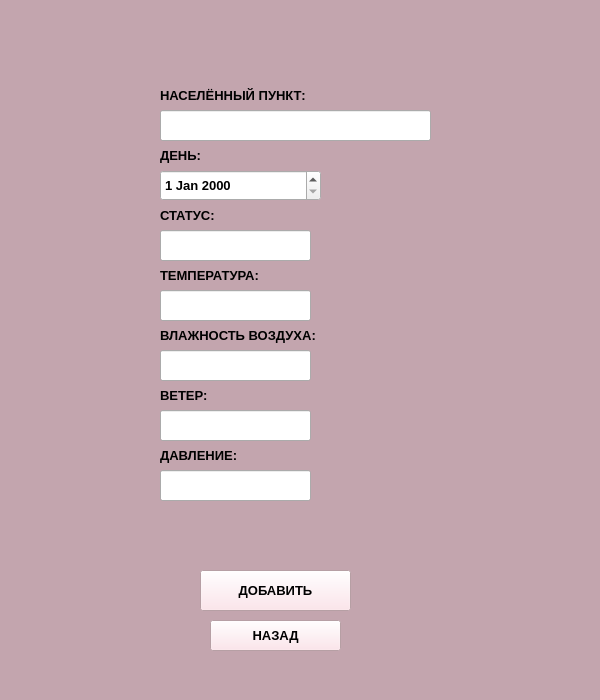
<?xml version="1.0" encoding="UTF-8"?>
<ui version="4.0">
 <class>MainWindow</class>
 <widget class="QMainWindow" name="MainWindow">
  <property name="geometry">
   <rect>
    <x>0</x>
    <y>0</y>
    <width>600</width>
    <height>700</height>
   </rect>
  </property>
  <property name="windowTitle">
   <string>Add</string>
  </property>
  <widget class="QWidget" name="centralwidget">
   <widget class="QLabel" name="label">
    <property name="geometry">
     <rect>
      <x>0</x>
      <y>0</y>
      <width>600</width>
      <height>700</height>
     </rect>
    </property>
    <property name="font">
     <font>
      <pointsize>10</pointsize>
      <weight>75</weight>
      <bold>true</bold>
     </font>
    </property>
    <property name="styleSheet">
     <string notr="true">background-color: rgb(195, 165, 174);</string>
    </property>
    <property name="text">
     <string/>
    </property>
   </widget>
   <widget class="QLineEdit" name="lineEdit">
    <property name="geometry">
     <rect>
      <x>160</x>
      <y>110</y>
      <width>271</width>
      <height>31</height>
     </rect>
    </property>
    <property name="cursor">
     <cursorShape>IBeamCursor</cursorShape>
    </property>
    <property name="text">
     <string/>
    </property>
   </widget>
   <widget class="QLabel" name="label_2">
    <property name="geometry">
     <rect>
      <x>160</x>
      <y>80</y>
      <width>271</width>
      <height>31</height>
     </rect>
    </property>
    <property name="font">
     <font>
      <pointsize>10</pointsize>
      <weight>75</weight>
      <bold>true</bold>
     </font>
    </property>
    <property name="text">
     <string>НАСЕЛЁННЫЙ ПУНКТ:</string>
    </property>
   </widget>
   <widget class="QLabel" name="label_3">
    <property name="geometry">
     <rect>
      <x>160</x>
      <y>140</y>
      <width>271</width>
      <height>31</height>
     </rect>
    </property>
    <property name="font">
     <font>
      <pointsize>10</pointsize>
      <weight>75</weight>
      <bold>true</bold>
     </font>
    </property>
    <property name="text">
     <string>ДЕНЬ:</string>
    </property>
   </widget>
   <widget class="QDateEdit" name="dateEdit">
    <property name="geometry">
     <rect>
      <x>160</x>
      <y>170</y>
      <width>161</width>
      <height>31</height>
     </rect>
    </property>
    <property name="font">
     <font>
      <pointsize>10</pointsize>
      <weight>75</weight>
      <bold>true</bold>
     </font>
    </property>
   </widget>
   <widget class="QLabel" name="label_4">
    <property name="geometry">
     <rect>
      <x>160</x>
      <y>200</y>
      <width>271</width>
      <height>31</height>
     </rect>
    </property>
    <property name="font">
     <font>
      <pointsize>10</pointsize>
      <weight>75</weight>
      <bold>true</bold>
     </font>
    </property>
    <property name="text">
     <string>СТАТУС:</string>
    </property>
   </widget>
   <widget class="QLineEdit" name="lineEdit_2">
    <property name="geometry">
     <rect>
      <x>160</x>
      <y>230</y>
      <width>151</width>
      <height>31</height>
     </rect>
    </property>
    <property name="cursor">
     <cursorShape>IBeamCursor</cursorShape>
    </property>
    <property name="text">
     <string/>
    </property>
   </widget>
   <widget class="QLabel" name="label_5">
    <property name="geometry">
     <rect>
      <x>160</x>
      <y>260</y>
      <width>271</width>
      <height>31</height>
     </rect>
    </property>
    <property name="font">
     <font>
      <pointsize>10</pointsize>
      <weight>75</weight>
      <bold>true</bold>
     </font>
    </property>
    <property name="text">
     <string>ТЕМПЕРАТУРА:</string>
    </property>
   </widget>
   <widget class="QLineEdit" name="lineEdit_3">
    <property name="geometry">
     <rect>
      <x>160</x>
      <y>290</y>
      <width>151</width>
      <height>31</height>
     </rect>
    </property>
    <property name="cursor">
     <cursorShape>IBeamCursor</cursorShape>
    </property>
    <property name="text">
     <string/>
    </property>
   </widget>
   <widget class="QLabel" name="label_6">
    <property name="geometry">
     <rect>
      <x>160</x>
      <y>320</y>
      <width>271</width>
      <height>31</height>
     </rect>
    </property>
    <property name="font">
     <font>
      <pointsize>10</pointsize>
      <weight>75</weight>
      <bold>true</bold>
     </font>
    </property>
    <property name="text">
     <string>ВЛАЖНОСТЬ ВОЗДУХА:</string>
    </property>
   </widget>
   <widget class="QLineEdit" name="lineEdit_4">
    <property name="geometry">
     <rect>
      <x>160</x>
      <y>350</y>
      <width>151</width>
      <height>31</height>
     </rect>
    </property>
    <property name="cursor">
     <cursorShape>IBeamCursor</cursorShape>
    </property>
    <property name="text">
     <string/>
    </property>
   </widget>
   <widget class="QLabel" name="label_7">
    <property name="geometry">
     <rect>
      <x>160</x>
      <y>380</y>
      <width>271</width>
      <height>31</height>
     </rect>
    </property>
    <property name="font">
     <font>
      <pointsize>10</pointsize>
      <weight>75</weight>
      <bold>true</bold>
     </font>
    </property>
    <property name="text">
     <string>ВЕТЕР:</string>
    </property>
   </widget>
   <widget class="QLineEdit" name="lineEdit_5">
    <property name="geometry">
     <rect>
      <x>160</x>
      <y>410</y>
      <width>151</width>
      <height>31</height>
     </rect>
    </property>
    <property name="cursor">
     <cursorShape>IBeamCursor</cursorShape>
    </property>
    <property name="text">
     <string/>
    </property>
   </widget>
   <widget class="QLabel" name="label_8">
    <property name="geometry">
     <rect>
      <x>160</x>
      <y>440</y>
      <width>271</width>
      <height>31</height>
     </rect>
    </property>
    <property name="font">
     <font>
      <pointsize>10</pointsize>
      <weight>75</weight>
      <bold>true</bold>
     </font>
    </property>
    <property name="text">
     <string>ДАВЛЕНИЕ:</string>
    </property>
   </widget>
   <widget class="QLineEdit" name="lineEdit_6">
    <property name="geometry">
     <rect>
      <x>160</x>
      <y>470</y>
      <width>151</width>
      <height>31</height>
     </rect>
    </property>
    <property name="cursor">
     <cursorShape>IBeamCursor</cursorShape>
    </property>
    <property name="text">
     <string/>
    </property>
   </widget>
   <widget class="QPushButton" name="pushButton">
    <property name="geometry">
     <rect>
      <x>200</x>
      <y>570</y>
      <width>151</width>
      <height>41</height>
     </rect>
    </property>
    <property name="font">
     <font>
      <pointsize>10</pointsize>
      <weight>75</weight>
      <bold>true</bold>
     </font>
    </property>
    <property name="styleSheet">
     <string notr="true">background-color: rgb(255, 222, 230);</string>
    </property>
    <property name="text">
     <string>ДОБАВИТЬ</string>
    </property>
   </widget>
   <widget class="QPushButton" name="pushButton_2">
    <property name="geometry">
     <rect>
      <x>210</x>
      <y>620</y>
      <width>131</width>
      <height>31</height>
     </rect>
    </property>
    <property name="font">
     <font>
      <pointsize>10</pointsize>
      <weight>75</weight>
      <bold>true</bold>
     </font>
    </property>
    <property name="styleSheet">
     <string notr="true">background-color: rgb(255, 222, 230);</string>
    </property>
    <property name="text">
     <string>НАЗАД</string>
    </property>
   </widget>
  </widget>
 </widget>
 <resources/>
 <connections/>
</ui>
